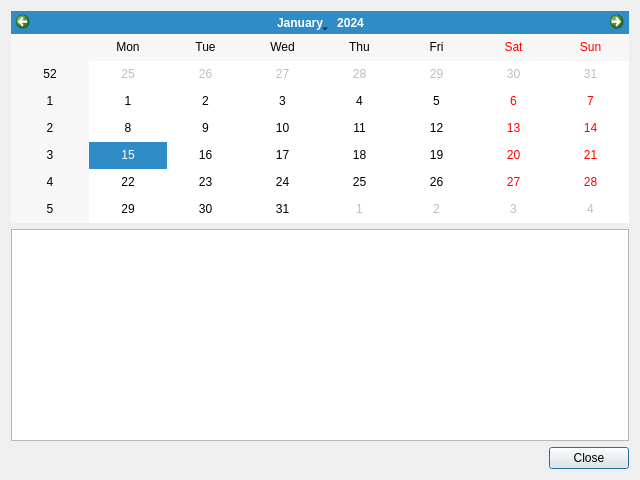
<?xml version="1.0" encoding="UTF-8"?>
<ui version="4.0">
 <class>DiagrammDialog</class>
 <widget class="QDialog" name="DiagrammDialog">
  <property name="geometry">
   <rect>
    <x>0</x>
    <y>0</y>
    <width>640</width>
    <height>480</height>
   </rect>
  </property>
  <property name="windowTitle">
   <string>Dialog</string>
  </property>
  <layout class="QVBoxLayout" name="verticalLayout_2">
   <item>
    <layout class="QHBoxLayout" name="horizontalLayout">
     <item>
      <layout class="QVBoxLayout" name="verticalLayout">
       <item>
        <widget class="QCalendarWidget" name="calendar">
         <property name="firstDayOfWeek">
          <enum>Qt::Monday</enum>
         </property>
        </widget>
       </item>
       <item>
        <widget class="QListView" name="listView"/>
       </item>
      </layout>
     </item>
    </layout>
   </item>
   <item>
    <widget class="QDialogButtonBox" name="buttonBox">
     <property name="orientation">
      <enum>Qt::Horizontal</enum>
     </property>
     <property name="standardButtons">
      <set>QDialogButtonBox::Close</set>
     </property>
    </widget>
   </item>
  </layout>
 </widget>
 <resources/>
 <connections>
  <connection>
   <sender>buttonBox</sender>
   <signal>clicked(QAbstractButton*)</signal>
   <receiver>DiagrammDialog</receiver>
   <slot>close()</slot>
   <hints>
    <hint type="sourcelabel">
     <x>316</x>
     <y>260</y>
    </hint>
    <hint type="destinationlabel">
     <x>286</x>
     <y>274</y>
    </hint>
   </hints>
  </connection>
 </connections>
</ui>
